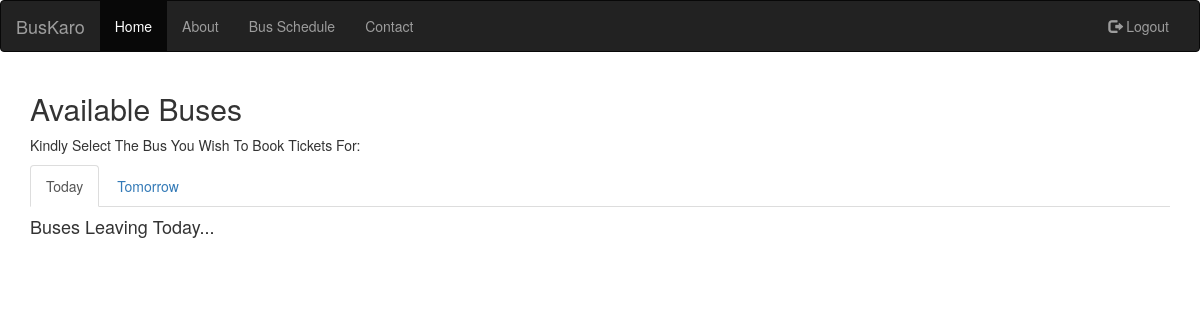
The app's page /passenger/bookTicket.php, older data.
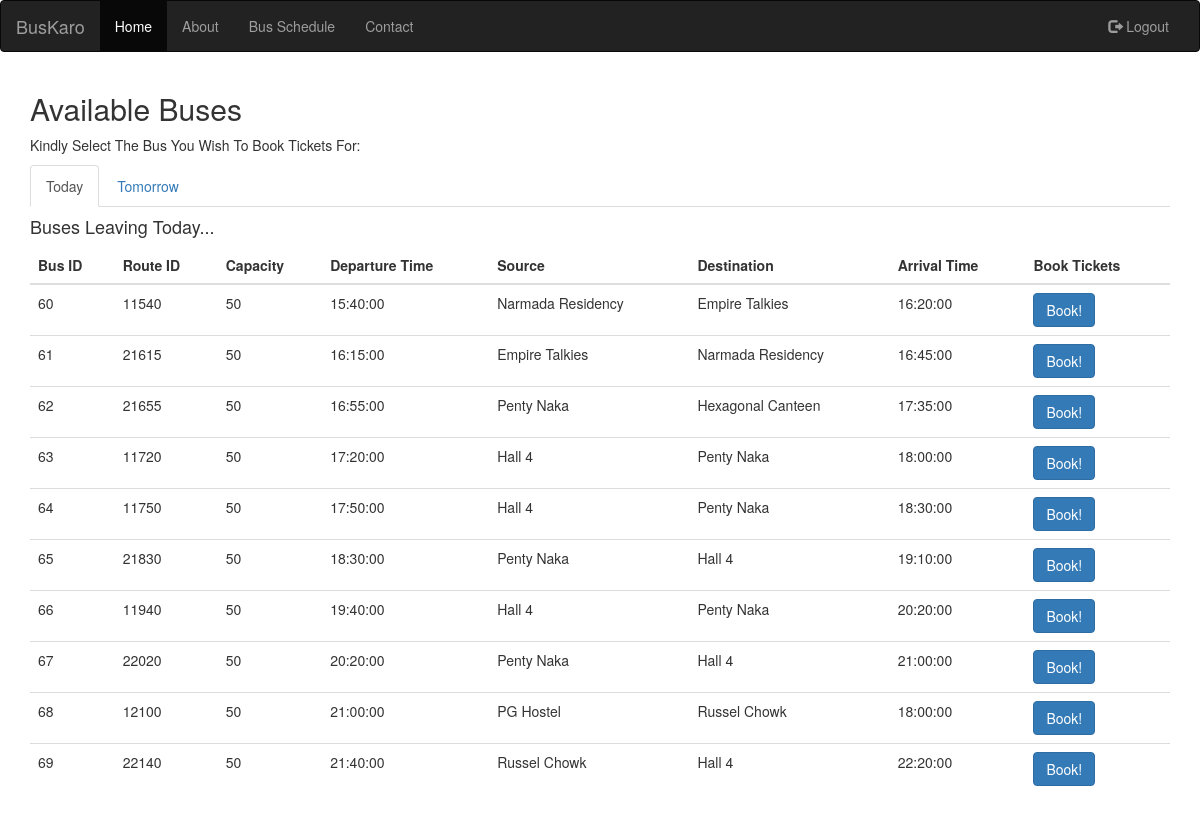
The same page, newer data.
### tables this page shows
CREATE TABLE IF NOT EXISTS `bus_instances` (
  `BID` int(11) NOT NULL,
  `RID` int(11) NOT NULL,
  `Capacity` int(11) NOT NULL,
  `BusDate` date DEFAULT NULL,
  `DepTime` time DEFAULT NULL,
  PRIMARY KEY (`BID`),
  KEY `RID` (`RID`),
  KEY `Capacity` (`Capacity`),
  KEY `DepTime` (`DepTime`)
);

CREATE TABLE IF NOT EXISTS `routes` (
  `RID` int(11) NOT NULL,
  `STime` time DEFAULT NULL,
  `DTime` time DEFAULT NULL,
  `Src` varchar(20) DEFAULT NULL,
  `Dst` varchar(20) DEFAULT NULL,
  `Capacity` int(11) DEFAULT NULL,
  PRIMARY KEY (`RID`),
  KEY `Src` (`Src`),
  KEY `Dst` (`Dst`),
  KEY `d_time` (`DTime`),
  KEY `cap` (`Capacity`),
  KEY `STime_index` (`STime`)
);

### passenger/bookTicket.php (the view, shortened to what this page needs)
<!DOCTYPE html>
<html lang="en">
<?php require 'dbconn.php';
require 'header.php';
?>
<body>
	<?php require 'navbar.php' ;	?>
	<div class="container">
		<h2>Available Buses</h2>
		<p>Kindly Select The Bus You Wish To Book Tickets For:</p>
		<ul class="nav nav-tabs">
		  	<li class="active"><a data-toggle="tab" href="#today">Today</a></li>
	  		<li><a data-toggle="tab" href="#tomorrow">Tomorrow</a></li>
		</ul>
		<div class="tab-content">
			<div id="today" class="tab-pane fade in active">
			<h4>Buses Leaving Today...</h4>
	    <?php
	    	createTable();
			function createTable() {
				require 'db_init.php';
		        $sql_instance="SELECT * FROM buskaro.bus_instances JOIN buskaro.routes ON buskaro.routes.RID=buskaro.bus_instances.RID WHERE BusDate = CURDATE() ORDER BY DepTime ASC;";
		        $result = $conn->query($sql_instance);
		    	if ($result->num_rows > 0) {
		    		echo ' <table class="table table-hover">
							    <thead>
							      <tr>
							        <th>Bus ID</th>
							        <th>Route ID</th>
							        <th>Capacity</th>
							        <th>Departure Time</th>
							        <th>Source</th>
							        <th>Destination</th>
							        <th>Arrival Time</th>
							        <th>Book Tickets</th>
							      </tr>
							    </thead>
							    <tbody>';
				    while($row = $result->fetch_assoc()) {
				        echo '<tr>
						        <td>'.$row["BID"].'</td>
						        <td>'.$row["RID"].'</td>
						        <td>'.$row["Capacity"].'</td>
						        <td>'.$row["DepTime"].'</td>
						        <td>'.$row["Src"].'</td>
						        <td>'.$row["Dst"].'</td>
						        <td>'.$row["DTime"].'</td>
						        <td><button type="button" class="btn btn-primary">Book!</button></td>
						      </tr>';
				    }
				    echo '</tbody> </table>';
				}
			}
	    ?>
	    </div>
	</div>
</body>

### passenger/header.php (shortened to what this page needs)
<head>
  <link rel="stylesheet" href="https://maxcdn.bootstrapcdn.com/bootstrap/3.3.7/css/bootstrap.min.css">
  <link rel="stylesheet" href="https://use.fontawesome.com/releases/v5.5.0/css/all.css">
</head>

### passenger/navbar.php (shortened to what this page needs)
<nav class="navbar navbar-inverse">
  <div class="container-fluid">
    <div class="navbar-header">
      <a class="navbar-brand" href="dashboard.php">BusKaro</a>
    </div>
    <div class="collapse navbar-collapse" id="myNavbar">
      <ul class="nav navbar-nav">
        <li class="active"><a href="#">Home</a></li>
        <li><a href="#">About</a></li>
        <li><a href="#">Bus Schedule</a></li>
        <li><a href="#">Contact</a></li>
      </ul>
      <ul class="nav navbar-nav navbar-right">
        <li><a href="logout.php"><span class="glyphicon glyphicon-log-out"></span>&nbsp;Logout</a></li>
      </ul>
    </div>
  </div>
</nav>

Row changes from the older to the newer data that the page shows:
added bus_instances: BID "60", RID.RID "11540", RID.Capacity "50", DepTime "15:40:00", RID.Src "Narmada Residency", RID.Dst "Empire Talkies", RID.DTime "16:20:00"
added bus_instances: BID "61", RID.RID "21615", RID.Capacity "50", DepTime "16:15:00", RID.Src "Empire Talkies", RID.Dst "Narmada Residency", RID.DTime "16:45:00"
added bus_instances: BID "62", RID.RID "21655", RID.Capacity "50", DepTime "16:55:00", RID.Src "Penty Naka", RID.Dst "Hexagonal Canteen", RID.DTime "17:35:00"
added bus_instances: BID "63", RID.RID "11720", RID.Capacity "50", DepTime "17:20:00", RID.Src "Hall 4", RID.Dst "Penty Naka", RID.DTime "18:00:00"
added bus_instances: BID "64", RID.RID "11750", RID.Capacity "50", DepTime "17:50:00", RID.Src "Hall 4", RID.Dst "Penty Naka", RID.DTime "18:30:00"
added bus_instances: BID "65", RID.RID "21830", RID.Capacity "50", DepTime "18:30:00", RID.Src "Penty Naka", RID.Dst "Hall 4", RID.DTime "19:10:00"
added bus_instances: BID "66", RID.RID "11940", RID.Capacity "50", DepTime "19:40:00", RID.Src "Hall 4", RID.Dst "Penty Naka", RID.DTime "20:20:00"
added bus_instances: BID "67", RID.RID "22020", RID.Capacity "50", DepTime "20:20:00", RID.Src "Penty Naka", RID.Dst "Hall 4", RID.DTime "21:00:00"
added bus_instances: BID "68", RID.RID "12100", RID.Capacity "50", DepTime "21:00:00", RID.Src "PG Hostel", RID.Dst "Russel Chowk", RID.DTime "18:00:00"
added bus_instances: BID "69", RID.RID "22140", RID.Capacity "50", DepTime "21:40:00", RID.Src "Russel Chowk", RID.Dst "Hall 4", RID.DTime "22:20:00"
Text that changed along with them:
text now shown: "Bus ID Route ID Capacity Departure Time Source Destination Arrival Time Book Tickets"
